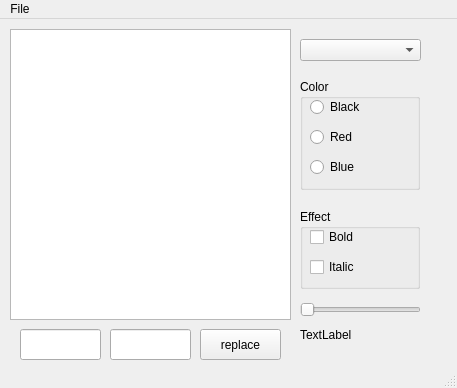
<?xml version="1.0" encoding="UTF-8"?>
<ui version="4.0">
 <class>MainWindow</class>
 <widget class="QMainWindow" name="MainWindow">
  <property name="geometry">
   <rect>
    <x>0</x>
    <y>0</y>
    <width>457</width>
    <height>388</height>
   </rect>
  </property>
  <property name="windowTitle">
   <string>MainWindow</string>
  </property>
  <widget class="QWidget" name="centralwidget">
   <widget class="QTextEdit" name="textEdit">
    <property name="geometry">
     <rect>
      <x>10</x>
      <y>10</y>
      <width>281</width>
      <height>291</height>
     </rect>
    </property>
   </widget>
   <widget class="QComboBox" name="comboBox">
    <property name="geometry">
     <rect>
      <x>300</x>
      <y>20</y>
      <width>121</width>
      <height>22</height>
     </rect>
    </property>
   </widget>
   <widget class="QGroupBox" name="groupBox">
    <property name="geometry">
     <rect>
      <x>300</x>
      <y>60</y>
      <width>120</width>
      <height>111</height>
     </rect>
    </property>
    <property name="title">
     <string>Color</string>
    </property>
    <widget class="QRadioButton" name="radioButton_black">
     <property name="geometry">
      <rect>
       <x>10</x>
       <y>20</y>
       <width>90</width>
       <height>16</height>
      </rect>
     </property>
     <property name="text">
      <string>Black</string>
     </property>
    </widget>
    <widget class="QRadioButton" name="radioButton_red">
     <property name="geometry">
      <rect>
       <x>10</x>
       <y>50</y>
       <width>90</width>
       <height>16</height>
      </rect>
     </property>
     <property name="text">
      <string>Red</string>
     </property>
    </widget>
    <widget class="QRadioButton" name="radioButton_blue">
     <property name="geometry">
      <rect>
       <x>10</x>
       <y>80</y>
       <width>90</width>
       <height>16</height>
      </rect>
     </property>
     <property name="text">
      <string>Blue</string>
     </property>
    </widget>
   </widget>
   <widget class="QGroupBox" name="groupBox_2">
    <property name="geometry">
     <rect>
      <x>300</x>
      <y>190</y>
      <width>120</width>
      <height>80</height>
     </rect>
    </property>
    <property name="title">
     <string>Effect</string>
    </property>
    <widget class="QCheckBox" name="checkBox_italic">
     <property name="geometry">
      <rect>
       <x>10</x>
       <y>50</y>
       <width>81</width>
       <height>16</height>
      </rect>
     </property>
     <property name="text">
      <string>Italic</string>
     </property>
    </widget>
    <widget class="QCheckBox" name="checkBox_bold">
     <property name="geometry">
      <rect>
       <x>10</x>
       <y>20</y>
       <width>81</width>
       <height>16</height>
      </rect>
     </property>
     <property name="text">
      <string>Bold</string>
     </property>
    </widget>
   </widget>
   <widget class="QSlider" name="horizontalSlider">
    <property name="geometry">
     <rect>
      <x>300</x>
      <y>280</y>
      <width>121</width>
      <height>22</height>
     </rect>
    </property>
    <property name="orientation">
     <enum>Qt::Horizontal</enum>
    </property>
   </widget>
   <widget class="QLabel" name="label_slider_value">
    <property name="geometry">
     <rect>
      <x>300</x>
      <y>300</y>
      <width>121</width>
      <height>31</height>
     </rect>
    </property>
    <property name="text">
     <string>TextLabel</string>
    </property>
   </widget>
   <widget class="QLineEdit" name="lineEdit_replace_src">
    <property name="geometry">
     <rect>
      <x>20</x>
      <y>310</y>
      <width>81</width>
      <height>31</height>
     </rect>
    </property>
   </widget>
   <widget class="QLineEdit" name="lineEdit_replace_dst">
    <property name="geometry">
     <rect>
      <x>110</x>
      <y>310</y>
      <width>81</width>
      <height>31</height>
     </rect>
    </property>
   </widget>
   <widget class="QPushButton" name="pushButton_replace">
    <property name="geometry">
     <rect>
      <x>200</x>
      <y>310</y>
      <width>81</width>
      <height>31</height>
     </rect>
    </property>
    <property name="text">
     <string>replace</string>
    </property>
   </widget>
  </widget>
  <widget class="QMenuBar" name="menubar">
   <property name="geometry">
    <rect>
     <x>0</x>
     <y>0</y>
     <width>457</width>
     <height>21</height>
    </rect>
   </property>
   <widget class="QMenu" name="menuFile">
    <property name="title">
     <string>File</string>
    </property>
    <addaction name="actionOpen"/>
    <addaction name="actionSave"/>
   </widget>
   <addaction name="menuFile"/>
  </widget>
  <widget class="QStatusBar" name="statusbar"/>
  <action name="actionOpen">
   <property name="text">
    <string>Open</string>
   </property>
  </action>
  <action name="actionSave">
   <property name="text">
    <string>Save</string>
   </property>
  </action>
 </widget>
 <resources/>
 <connections/>
</ui>
